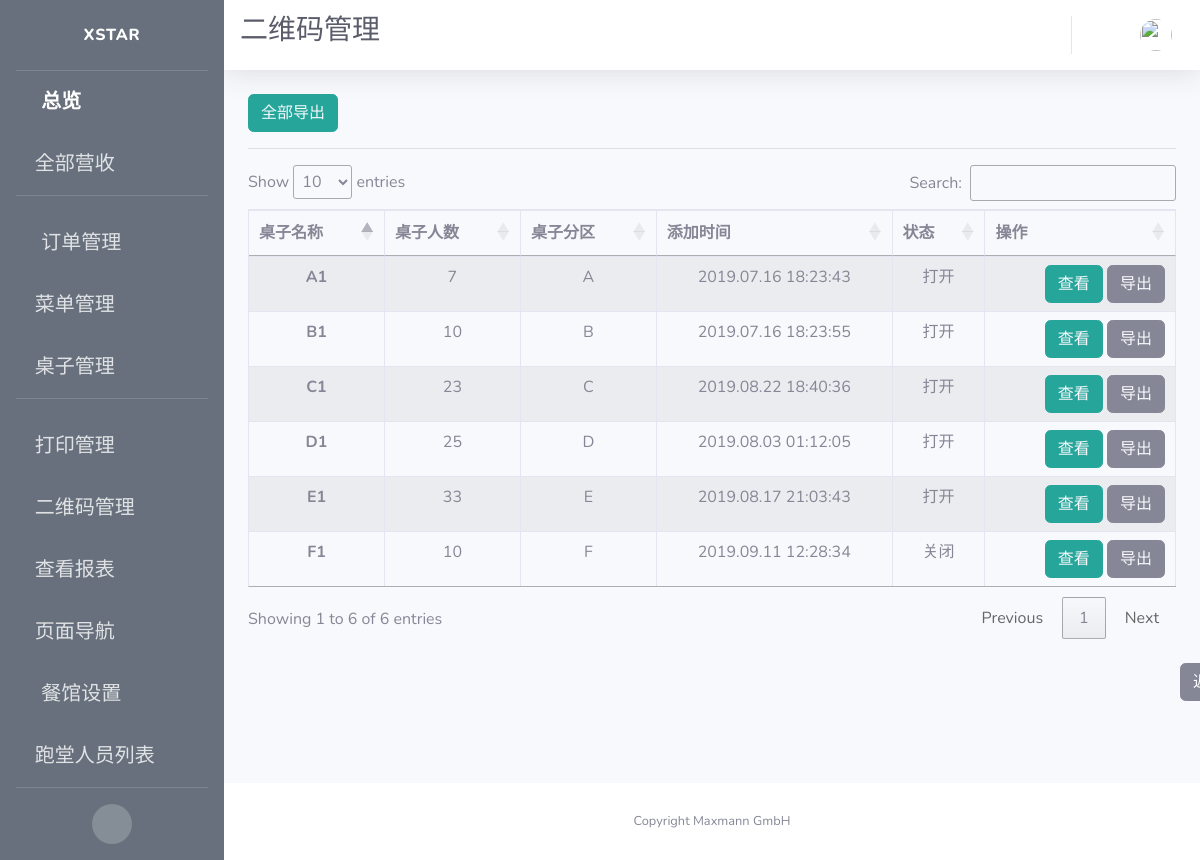
/qrcode/manage, run on an earlier commit of the app's database.
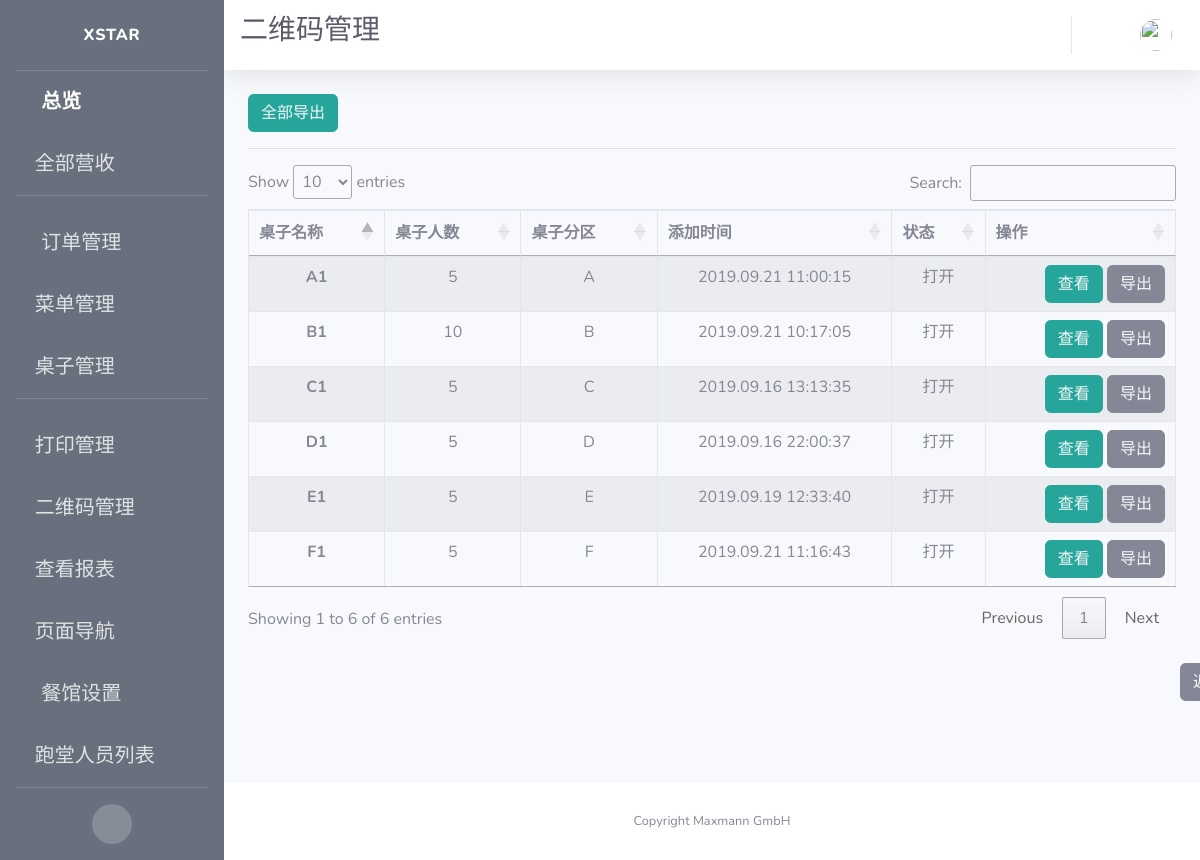
And on a later commit of the database.
### app/models.py (models this page shows, shortened)
class Table(db.Model):
    id = db.Column(db.Integer, primary_key=True, unique=True, index=True)
    name = db.Column(db.String(100), unique=True)
    number = db.Column(db.Integer, nullable=False, unique=False)
    section = db.Column(db.String(10), unique=False)
    seats = db.Column(db.String(100))
    is_on = db.Column(db.Boolean, nullable=False, default=False)
    timeCreated = db.Column(db.DateTime, default=datetime.utcnow)
    container = db.Column(db.String(300))

### app/routes.py (the view)
@app.route('/qrcode/manage')
def qrcode_manage():
    tables = Table.query.all()
    context = dict(referrer=request.headers.get('Referer'),
                   title=u"二维码管理",
                   tables=tables,
                   company_name=company_info.get('company_name'),
                   format=datetime_format)
    return render_template('qrcode.html', **context)

### app/templates/qrcode.html (shortened to what this page needs)
{% extends 'base.html' %}
{% block css %}
<link rel="stylesheet" type="text/css" href="https://cdn.datatables.net/1.10.19/css/jquery.dataTables.css">
<link rel="stylesheet" type="text/css" href="https://cdnjs.cloudflare.com/ajax/libs/twitter-bootstrap/4.1.3/css/bootstrap.css">
<link rel="stylesheet" type="text/css" href="https://cdn.datatables.net/1.10.19/css/dataTables.bootstrap4.min.css">
{% endblock %}
{% block title %}
<h1 class="h3 mb-2 text-gray-800">二维码管理</h1>
<br>
{% endblock %}
{% block content %}
<button type="button" class="btn btn-info" style="border-color:#26a69a; background-color:#26a69a;">
  <a href={{url_for('export_qrcode', table_name="All")}} style="color: rgb(247, 249, 252)">
     全部导出
  </a>
</button>
<hr>
<div class="row">
    <div class="col-sm-12">
      <table id="example" class="table table-striped table-bordered">
      <thead>
        <tr>
          <th scope="col">桌子名称</th>
          <th scope="col">桌子人数</th>
          <th scope="col">桌子分区</th>
          <th scope="col">添加时间</th>
          <th scope="col">状态</th>
          <th scope="col">操作</th>
        </tr>
      </thead>
      <tbody>
        {% for table in tables %}
        <tr>
          <th scope="row">{{ table.name }}</th>
          <td>{{ table.number }}</td>
          <td>{{ table.section }}</td>
          <td>{{ table.timeCreated.strftime(format) }}</td>
          {% if table.is_on %}
          <td>打开</td>
          {% else %}
          <td>关闭</td>
          {% endif %}
          <td style="text-align:right">
            <span>
              <button type="button" class="btn btn-info" style="border-color:#26a69a; background-color:#26a69a;">
                <a style="color: rgb(247, 249, 252)" href="{{ url_for('view_qrcodes', table_id=table.id) }}">
                  查看
                </a>
              </button>
            </span>
            <span>
              <button type="button" class="btn btn-secondary">
                <a href={{url_for('export_qrcode', table_name=table.name)}} style="color: rgb(247, 249, 252)">
                  导出
                </a>
              </button>
            </span>
          </td>
        </tr>
        {% endfor %}
      </tbody>
    </table>
    </div>
</div>
<br>
<button type="button" class="btn btn-secondary" id="back">
  <a style="color: rgb(247, 249, 252)" href={{ referrer }}>
    返回
</button>
{% endblock %}

What changed in the data, as far as the page shows it:
removed Table: name "A1", number "7", section "A", timeCreated "2019.07.16 18:23:43", is_on "打开"
removed Table: name "B1", number "10", section "B", timeCreated "2019.07.16 18:23:55", is_on "打开"
removed Table: name "D1", number "25", section "D", timeCreated "2019.08.03 01:12:05", is_on "打开"
removed Table: name "E1", number "33", section "E", timeCreated "2019.08.17 21:03:43", is_on "打开"
removed Table: name "C1", number "23", section "C", timeCreated "2019.08.22 18:40:36", is_on "打开"
removed Table: name "F1", number "10", section "F", timeCreated "2019.09.11 12:28:34", is_on "关闭"
added Table: name "C1", number "5", section "C", timeCreated "2019.09.16 13:13:35", is_on "打开"
added Table: name "D1", number "5", section "D", timeCreated "2019.09.16 22:00:37", is_on "打开"
added Table: name "E1", number "5", section "E", timeCreated "2019.09.19 12:33:40", is_on "打开"
added Table: name "B1", number "10", section "B", timeCreated "2019.09.21 10:17:05", is_on "打开"
added Table: name "A1", number "5", section "A", timeCreated "2019.09.21 11:00:15", is_on "打开"
added Table: name "F1", number "5", section "F", timeCreated "2019.09.21 11:16:43", is_on "打开"
